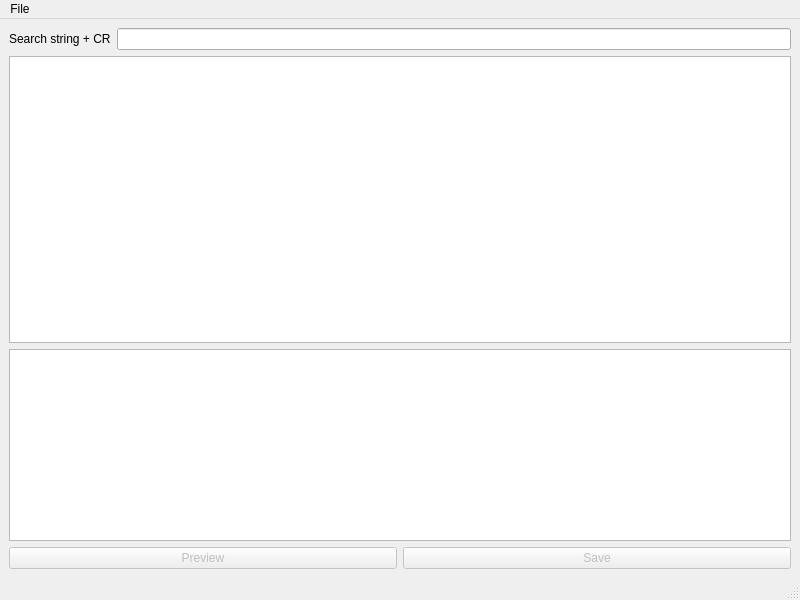
<?xml version="1.0" encoding="UTF-8"?>
<ui version="4.0">
 <class>MainWindow</class>
 <widget class="QMainWindow" name="MainWindow">
  <property name="geometry">
   <rect>
    <x>0</x>
    <y>0</y>
    <width>800</width>
    <height>600</height>
   </rect>
  </property>
  <property name="windowTitle">
   <string>MainWindow</string>
  </property>
  <widget class="QWidget" name="centralwidget">
   <layout class="QVBoxLayout" name="verticalLayout">
    <item>
     <layout class="QHBoxLayout" name="horizontalLayout">
      <item>
       <widget class="QLabel" name="label">
        <property name="text">
         <string>Search string + CR</string>
        </property>
       </widget>
      </item>
      <item>
       <widget class="QLineEdit" name="searchEntry"/>
      </item>
     </layout>
    </item>
    <item>
     <widget class="QTableView" name="resTable">
      <property name="sizePolicy">
       <sizepolicy hsizetype="Expanding" vsizetype="Expanding">
        <horstretch>0</horstretch>
        <verstretch>4</verstretch>
       </sizepolicy>
      </property>
      <property name="editTriggers">
       <set>QAbstractItemView::NoEditTriggers</set>
      </property>
      <property name="cornerButtonEnabled">
       <bool>false</bool>
      </property>
     </widget>
    </item>
    <item>
     <widget class="QTextBrowser" name="resDetail">
      <property name="sizePolicy">
       <sizepolicy hsizetype="Expanding" vsizetype="Expanding">
        <horstretch>0</horstretch>
        <verstretch>0</verstretch>
       </sizepolicy>
      </property>
     </widget>
    </item>
    <item>
     <layout class="QHBoxLayout" name="horizontalLayout_2">
      <item>
       <widget class="QPushButton" name="previewPB">
        <property name="enabled">
         <bool>false</bool>
        </property>
        <property name="text">
         <string>Preview</string>
        </property>
       </widget>
      </item>
      <item>
       <widget class="QPushButton" name="savePB">
        <property name="enabled">
         <bool>false</bool>
        </property>
        <property name="text">
         <string>Save</string>
        </property>
       </widget>
      </item>
     </layout>
    </item>
   </layout>
  </widget>
  <widget class="QMenuBar" name="menubar">
   <property name="geometry">
    <rect>
     <x>0</x>
     <y>0</y>
     <width>800</width>
     <height>23</height>
    </rect>
   </property>
   <widget class="QMenu" name="menuFile">
    <property name="title">
     <string>File</string>
    </property>
    <addaction name="actionExit"/>
   </widget>
   <addaction name="menuFile"/>
  </widget>
  <widget class="QStatusBar" name="statusbar"/>
  <action name="actionExit">
   <property name="text">
    <string>Exit</string>
   </property>
  </action>
 </widget>
 <resources/>
 <connections>
  <connection>
   <sender>actionExit</sender>
   <signal>activated()</signal>
   <receiver>MainWindow</receiver>
   <slot>close()</slot>
   <hints>
    <hint type="sourcelabel">
     <x>-1</x>
     <y>-1</y>
    </hint>
    <hint type="destinationlabel">
     <x>399</x>
     <y>299</y>
    </hint>
   </hints>
  </connection>
 </connections>
</ui>
